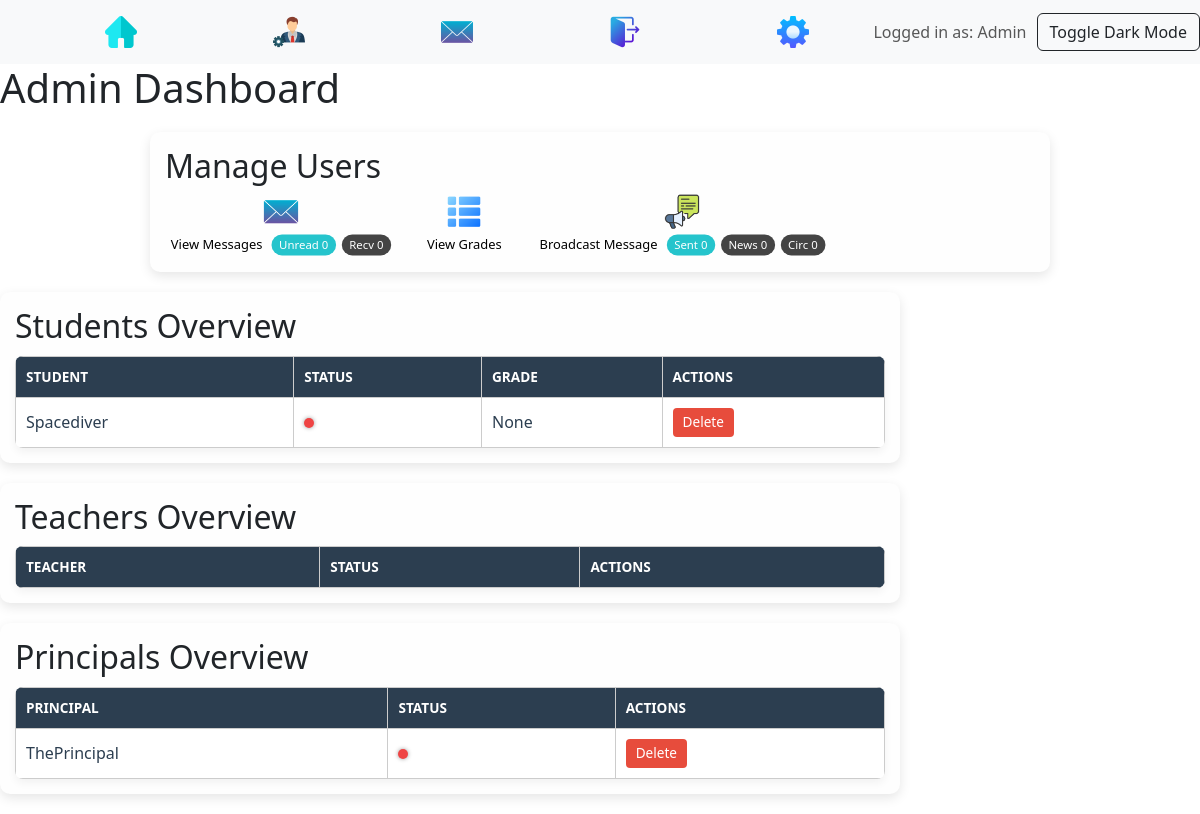
The page /admin_dashboard (signed in) on the database its author committed.
### tables this page shows
CREATE TABLE users (
    id INTEGER PRIMARY KEY AUTOINCREMENT,
    username TEXT NOT NULL UNIQUE,
    password TEXT NOT NULL,
    role TEXT NOT NULL DEFAULT 'student',  -- student, teacher, admin
    teacher_id INTEGER,
    is_admin INTEGER DEFAULT 0
, is_logged_in INTEGER DEFAULT 0, last_seen INTEGER DEFAULT 0, department text, phone text, school_id INTEGER);

### app.py (the view)
@app.route("/admin_dashboard")
@login_required
@role_required("admin")
def admin_dashboard():
    now_ts       = int(time.time())
    idle_seconds = 30
    students = db.execute("""
        SELECT u.id, u.username, g.grade, u.role, u.is_logged_in, u.last_seen
        FROM users u
        LEFT JOIN grades g ON u.id = g.user_id
        WHERE u.role = 'student'
    """)
    teachers = db.execute("""
        SELECT u.id, u.username, u.role, u.is_logged_in, u.last_seen
        FROM users u WHERE u.role = 'teacher'
        ORDER BY u.username
    """)
    principals = db.execute("""
        SELECT u.id, u.username, u.is_logged_in, u.last_seen
        FROM users u WHERE u.role = 'principal'
        ORDER BY u.username
    """)
    def status_for(user):
        last_seen = int(user["last_seen"] or 0)
        if last_seen > 0 and (now_ts - last_seen) <= idle_seconds:
            return "online"
        if user["is_logged_in"] == 1:
            return "idle"
        return "offline"
    for u in students:
        u["status"] = status_for(u)
    for t in teachers:
        t["status"] = status_for(t)
    for p in principals:
        p["status"] = status_for(p)
    admin_counts = {
        "inbox_unread": db.execute(
            "SELECT COUNT(*) AS c FROM messages WHERE recipient_id = ? AND is_read = 0",
            session["user_id"])[0]["c"],
        "inbox_received": db.execute(
            "SELECT COUNT(*) AS c FROM messages WHERE recipient_id = ?",
            session["user_id"])[0]["c"],
        "sent_students": db.execute("""
            SELECT COUNT(*) AS c FROM messages m
            JOIN users u ON m.recipient_id = u.id
            WHERE m.sender_id = ? AND u.role = 'student'
        """, session["user_id"])[0]["c"],
        "sent_teachers": db.execute("""
            SELECT COUNT(*) AS c FROM messages m
            JOIN users u ON m.recipient_id = u.id
            WHERE m.sender_id = ? AND u.role = 'teacher'
        """, session["user_id"])[0]["c"],
        "sent_news": db.execute(
            "SELECT COUNT(*) AS c FROM news WHERE sender_id = ?",
            session["user_id"])[0]["c"],
        "sent_circulars": db.execute(
            "SELECT COUNT(*) AS c FROM circulars WHERE sender_id = ?",
            session["user_id"])[0]["c"],
    }
    return render_template(
        "admin_dashboard.html",
        users=students,
        teachers=teachers,
        principals=principals,
        counts=admin_counts
    )

### app.py (called while the page is built)
def login_required(f):
    @wraps(f)
    def decorated(*args, **kwargs):
        if "user_id" not in session:
            return redirect(url_for("login"))
        return f(*args, **kwargs)
    return decorated

def role_required(role):
    def decorator(f):
        @wraps(f)
        def decorated(*args, **kwargs):
            if session.get("role") != role:
                abort(403)
            return f(*args, **kwargs)
        return decorated
    return decorator

@app.before_request
def track_last_seen():
    if "user_id" in session:
        db.execute(
            "UPDATE users SET is_logged_in = 1, last_seen = ? WHERE id = ?",
            int(time.time()),
            session["user_id"]
        )

@app.after_request
def add_header(response):
    response.headers["Cache-Control"] = "no-cache, no-store, must-revalidate"
    response.headers["Pragma"] = "no-cache"
    response.headers["Expires"] = "0"
    return response

### templates/admin_dashboard.html (shortened to what this page needs)
{% extends 'layout.html' %}
{% block body %}
<h1>Admin Dashboard</h1>
<div class="names-list-container">
    <h2>Manage Users</h2>
    <div class="admin-actions">
        <a href="{{ url_for('admin_messages') }}" class="admin-action">
            <img src="{{ url_for('static', filename='mail.png') }}" alt="Messages">
            <span>View Messages{% if counts %} <span class="link-badge">Unread {{ counts.inbox_unread }}</span><span class="link-badge alt">Recv {{ counts.inbox_received }}</span>{% endif %}</span>
        </a>
        <a href="{{ url_for('admin_grades') }}" class="admin-action">
            <img src="{{ url_for('static', filename='list.png') }}" alt="Grades">
            <span>View Grades</span>
        </a>
        <a href="{{ url_for('admin_broadcast') }}" class="admin-action">
            <img src="{{ url_for('static', filename='messages.png') }}" alt="Broadcast">
            <span>Broadcast Message{% if counts %} <span class="link-badge">Sent {{ counts.sent_students|int + counts.sent_teachers|int }}</span><span class="link-badge alt">News {{ counts.sent_news }}</span><span class="link-badge alt">Circ {{ counts.sent_circulars }}</span>{% endif %}</span>
        </a>
    </div>
</div>
<div class="grades-table-container">
    <h2>Students Overview</h2>
    <table class="grades-table">
        <thead>
            <tr>
                <th>Student</th>
                <th>Status</th>
                <th>Grade</th>
                <th>Actions</th>
            </tr>
        </thead>
        <tbody>
            {% for user in users %}
                <tr>
                    <td>{{ user.username }}</td>
                    <td><span class="status-dot {{ user.status }}"></span></td>
                    <td>{{ user.grade }}</td>
                    <td>
                        <form method="post" action="{{ url_for('delete_user') }}" onsubmit="return confirm('Delete this user?');">
                            <button type="submit" class="btn btn-danger">Delete</button>
                        </form>
                    </td>
                </tr>
            {% endfor %}
        </tbody>
    </table>
</div>
<div class="grades-table-container">
    <h2>Teachers Overview</h2>
    <table class="grades-table">
        <thead>
            <tr>
                <th>Teacher</th>
                <th>Status</th>
                <th>Actions</th>
            </tr>
        </thead>
    </table>
</div>
<div class="grades-table-container">
    <h2>Principals Overview</h2>
    <table class="grades-table">
        <thead>
            <tr>
                <th>Principal</th>
                <th>Status</th>
                <th>Actions</th>
            </tr>
        </thead>
        <tbody>
            {% for p in principals %}
                <tr>
                    <td>{{ p.username }}</td>
                    <td><span class="status-dot {{ p.status }}"></span></td>
                    <td>
                        <form method="post" action="{{ url_for('delete_user') }}" onsubmit="return confirm('Delete this principal?');">
                            <button type="submit" class="btn btn-danger">Delete</button>
                        </form>
                    </td>
                </tr>
            {% endfor %}
        </tbody>
    </table>
</div>
{% endblock %}

### static/style.css (style rules this page uses)
.btn-danger { background-color: #e74c3c; color: #fff; border: none; padding: 4px 10px; border-radius: 4px; cursor: pointer; font-size: 0.85rem; transition: background-color 0.2s ease; }
.names-list-container, .admin-messages-container, .send-request-container, .grades-table-container { margin: 20px auto; padding: 15px; max-width: 900px; border-radius: 10px; background-color: #fefefe; box-shadow: 0 4px 12px rgba(0,0,0,0.1); }
.names-table, .grades-table, .messages-table { width: 100%; border-collapse: collapse; margin-top: 10px; }
.names-table th, .grades-table th, .messages-table th, .names-table td, .grades-table td, .messages-table td { padding: 12px 15px; border-bottom: 1px solid #e0e0e0; }
.grades-table-container { width: 95%; margin: 20px auto; border-collapse: collapse; }
.grades-table { width: 100%; border-collapse: collapse; background-color: #ffffff; box-shadow: 0 4px 8px rgba(0,0,0,0.05); border-radius: 8px; overflow: hidden; }
.grades-table th, .grades-table td { padding: 12px 16px; text-align: left; border-bottom: 1px solid #eaeaea; font-size: 1rem; color: #2c3e50; }
.grades-table th { background-color: #2c3e50; color: #ffffff; text-transform: uppercase; font-size: 0.85rem; }
.grades-table tbody tr:last-child { border-bottom: none; }
.grades-table-container { margin: 20px 0; }
.grades-table { width: 100%; border-collapse: collapse; margin-top: 10px; }
.grades-table th, .grades-table td { border: 1px solid #ccc; padding: 10px; text-align: left; }
.grades-table th { background-color: #2c3e50; color: #fff; }
.status-dot { display: inline-block; width: 10px; height: 10px; border-radius: 50%; background-color: #9e9e9e; box-shadow: 0 0 4px rgba(0,0,0,0.4); }
.status-dot.offline { background-color: #ef4444; }
.link-badge { display: inline-block; margin-left: 6px; padding: 2px 8px; border-radius: 999px; background-color: #25C4CC; color: #fff; font-size: 0.75rem; }
.link-badge.alt { background-color: #444; }
.admin-actions { display: flex; gap: 28px; align-items: flex-start; flex-wrap: wrap; }
.admin-action { display: flex; flex-direction: column; align-items: center; text-decoration: none; color: #000; font-size: 0.85rem; gap: 6px; transform: scale(0.95); transition: transform 0.2s ease; }
.admin-action img { height: 36px; width: auto; display: block; }

### rows shown on the page
users: username "Spacediver", grade "None"
users: username "ThePrincipal"

### other values the page prints
{{ session['username'] }} "Admin"
{{ counts.inbox_unread }} "0"
{{ counts.inbox_received }} "0"
{{ counts.sent_students|int + counts.sent_teachers|int }} "0"
{{ counts.sent_news }} "0"
{{ counts.sent_circulars }} "0"
